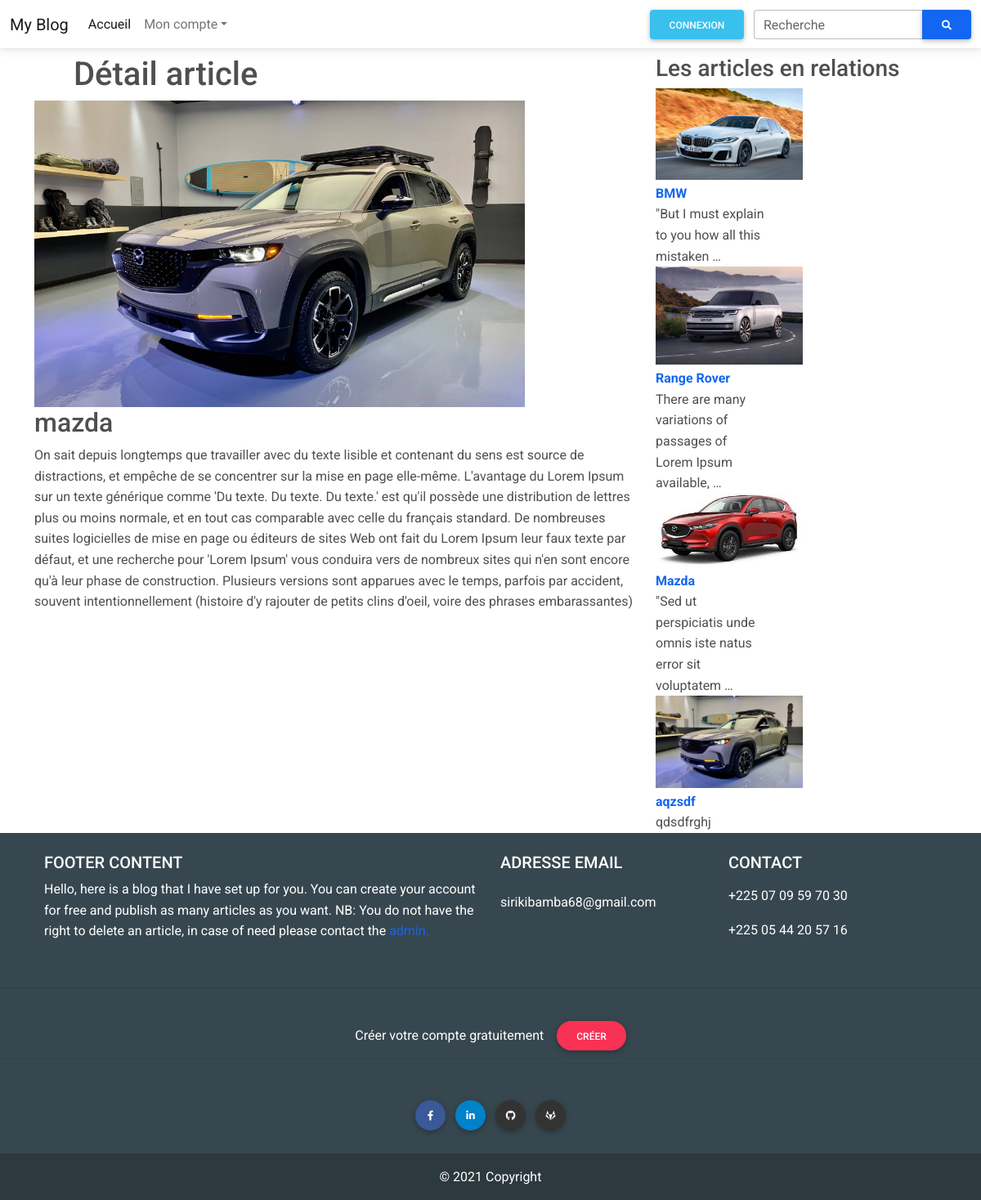
/article/7, run on the app's committed database.
### blog/models.py (models this page shows, shortened)
class Article(models.Model):
    user = models.ForeignKey(User, on_delete=models.CASCADE, null=True)
    title = models.CharField(max_length=50)
    category = models.ForeignKey(Category, on_delete=models.SET_NULL, null=True)
    description = models.TextField()
    image = models.ImageField(upload_to='', null=True, blank=True)
    created_at = models.DateTimeField(auto_now_add=True)
    updated_at = models.DateTimeField(auto_now=True)

### blog/views.py (the view)
# urls.py: path('article/<int:id_article>', detail, name="detail"),
def detail(request, id_article):
    article = Article.objects.get(id=id_article)
    category = article.category
    article_en_relation = Article.objects.filter(category=category)[:5]
    return render(request, "detail.html", {"article": article, "aer": article_en_relation})

### blog/templates/detail.html
{% extends 'base.html' %}
{% block content %}
    <div class="container">
        <div class="row">
            <div class="col-md-8">
                <h1 class=" px-5 mt-2 ">Détail article</h1>
                <img src="{{article.image.url}}" alt="" style="max-width:600px";/>
                <h2>{{article.title}}</h2>
                <p>{{article.description}}</p>
            </div>
            <div class="col-md-4">
                <h3 class="mt-2">Les articles en relations </h3>
                <div class="row">
                    {% for art in aer %}
                    {% if art.id != article.id %}
                    <a href="{% url 'detail' art.id %}" >
                        <div class="col-md-7 mb-1">
                            {% if art.image != "http://default" %}
                            <img src="{{ art.image.url }}" alt="" style="max-width:180px;">
                            {% else %}
                            <img src="https://via.placeholder.com/400X300" class="card-img-top" alt="..." style="max-width:180px;">
                            {% endif %}
                        </div>
                    </a>
                    <div class="col-5">
                           <a href="{% url 'detail' art.id %}" ><strong>{{art.title}}</strong></a><br/>
                          {{art.description|truncatewords:10}}
                    </div>
                    {% endif %}
                    {% endfor %}
                </div>
            </div>
        </div>
    </div>
{% endblock %}

### data on the page
Article: image (picture), title "mazda", description "On sait depuis longtemps que travailler avec du texte lisible et contenant du sens est source de distractions, et empêche de se concentrer sur la mise en page elle-même. L'avantage du Lorem Ipsum sur un texte générique comme 'Du texte. Du texte. Du texte.' est qu'il possède une distribution de lettres plus ou moins normale, et en tout cas comparable avec celle du français standard. De nombreuses suites logicielles de mise en page ou éditeurs de sites Web ont fait du Lorem Ipsum leur faux texte par défaut, et une recherche pour 'Lorem Ipsum' vous conduira vers de nombreux sites qui n'en sont encore qu'à leur phase de construction. Plusieurs versions sont apparues avec le temps, parfois par…"
Article: image (picture), title "BMW", description "\"But I must explain to you how all this mistaken …"
Article: image (picture), title "Range Rover", description "There are many variations of passages of Lorem Ipsum available, …"
Article: image (picture), title "Mazda", description "\"Sed ut perspiciatis unde omnis iste natus error sit voluptatem …"
Article: image (picture), title "aqzsdf", description "qdsdfrghj"
